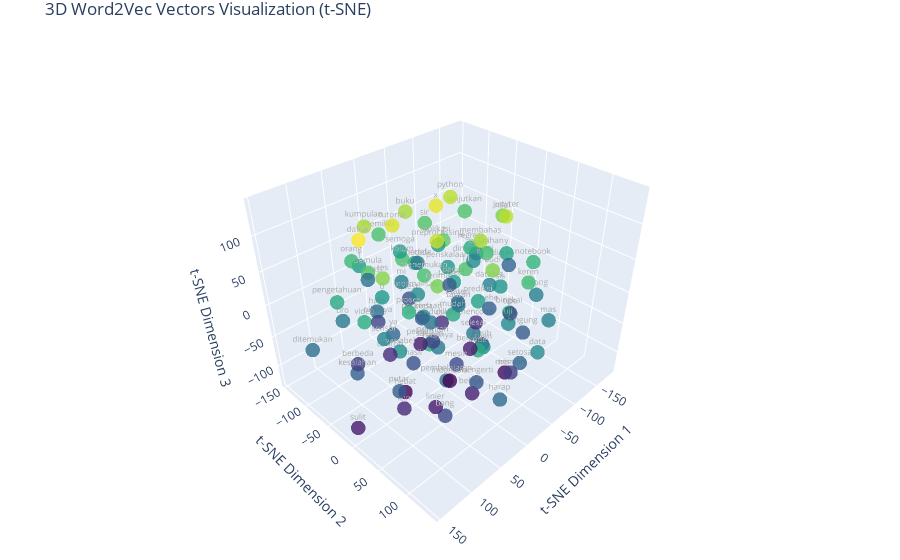

Source (notebook cell):
### Markdown cell above
##### 3D

### Code cell
from plotly import graph_objects as go

def display_3d_plot(model, num_words=100, perplexity=30, random_state=0):
    # Get the most common words and their vectors
    words = model.index_to_key[:num_words]
    word_vectors = model.vectors[:num_words]
    
    # Perform t-SNE dimensionality reduction with 3 components
    tsne = TSNE(n_components=3, perplexity=perplexity, random_state=random_state)
    vectors_3d = tsne.fit_transform(word_vectors)
    
    # Create the 3D visualization using plotly
    fig = go.Figure(data=[
        go.Scatter3d(
            x=vectors_3d[:, 0],
            y=vectors_3d[:, 1],
            z=vectors_3d[:, 2],
            mode='markers+text',
            text=words,
            textposition='top center',
            hoverinfo='text',
            marker=dict(
                size=5,
                color=vectors_3d[:, 2],
                colorscale='Viridis',
                opacity=0.8
            ),
            textfont=dict(
                size=8,
                color='darkgrey'
            )
        )
    ])
    
    # Update layout for better visualization
    fig.update_layout(
        title='3D Word2Vec Vectors Visualization (t-SNE)',
        scene=dict(
            xaxis_title='t-SNE Dimension 1',
            yaxis_title='t-SNE Dimension 2',
            zaxis_title='t-SNE Dimension 3',
            camera=dict(
                up=dict(x=0, y=0, z=1),
                center=dict(x=0, y=0, z=0),
                eye=dict(x=1.5, y=1.5, z=1.5)
            )
        ),
        showlegend=False,
        margin=dict(l=0, r=0, b=0, t=30)
    )
    
    return fig

fig = display_3d_plot(model_vector, num_words=100)
fig.show()

### Figure 1 — Plotly figure (JSON) as saved in the notebook; plotly's stock layout.template omitted (floating-point values rounded to 4 significant figures)
{"data": [{"hoverinfo": "text", "marker": {"color": [0.118, -66.22, 84.02, -19.81, -68.77, -98.93, -10.97, -13.87, 12.88, 33.76, -18.33, 37.24, -43.24, -105.1, -0.3513, 130.1, 19.23, 85.99, 73.1, 25.37, 34.15, 5.786, -47.1, -50.15, -35.7, 41.91, 65.22, 28.93, -127.7, -58.41, -23.01, -125.4, -22.03, 25.33, -40.2, -56.36, 0.9068, -44.7, 37.91, -27.39, 38.7, -53.08, 15.71, -9.991, 47.55, -21.53, 61.84, 56.68, 64.47, 8.448, 36.84, -60.03, -0.7133, 0.9069, 63.03, 16.48, -9.225, -91.19, 60.53, 63.9, -119.1, -19.27, -93.35, -38.44, 90.32, -8.149, 51.02, 112.6, 103.9, 55.13, -93.88, -68.03, -30.91, -108.5, -12.49, -77.67, -73.42, 89.43, -49.88, 104.4, -52.58, -70.76, 112.7, 34.43, 124.9, -105.6, 21.31, 67.85, 140.0, -68.11, 52.22, -109.5, 14.19, -24.8, -108.6, -40.3, -81.04, 118.5, -29.27, 104.9], "colorscale": [[0, "#440154"], [0.1111, "#482878"], [0.2222, "#3e4989"], [0.3333, "#31688e"], [0.4444, "#26828e"], [0.5556, "#1f9e89"], [0.6667, "#35b779"], [0.7778, "#6ece58"], [0.8889, "#b5de2b"], [1, "#fde725"]], "opacity": 0.8, "size": 5}, "mode": "markers+text", "text": ["data", "kasih", "terima", "pembelajaran", "mesin", "izin", "dataset", "maaf", "sis", "model", "bro", "video", "materi", "belajar", "tuan", "x", "1", "nilai", "2", "bagus", "mudah", "variabel", "kesalahan", "bingung", "harap", "proses", "sir", "y", "indonesia", "ytest", "selesai", "hebat", "tautan", "prediksi", "setosa", "mengerti", "uji", "hehe", "saluran", "halo", "regresi", "target", "0", "ml", "notebook", "metode", "kolom", "pelatihan", "11", "xtest", "kode", "hasil", "dimengerti", "normalisasi", "memiliki", "preprocessing", "mas", "csv", "menemukan", "lanjutkan", "iris", "hasilnya", "mencoba", "ya", "tes", "sensor", "bingkai", "python", "kumpulan", "keren", "contoh", "bang", "ditemukan", "linier", "tolong", "berbeda", "perintah", "budi", "putar", "buku", "perbedaan", "nilainya", "jupyter", "pengetahuan", "tutorial", "bentuk", "semoga", "pemula", "daftar", "tipe", "orang", "pelajari", "penskalaan", "alhamdulillah", "sulit", "diajarkan", "memilih", "aplikasi", "korelasi", "membahas"], "textfont": {"color": "darkgrey", "size": 8}, "textposition": "top center", "type": "scatter3d", "x": [-14.95, -41.31, 57.38, 75.63, 8.664, 88.38, -89.37, -139.7, -70.24, -9.25, 92.33, 116.9, -63.27, 4.782, 21.14, -9.308, 32.34, -109.3, -28.13, -22.55, 34.09, 98.51, 121.7, -81.89, 43.44, 73.63, -51.74, -116.2, -8.559, -35.29, -9.985, 50.36, -37.94, -13.86, -23.81, 24.9, -30.94, -84.63, 92.76, 41.76, -80.89, -94.9, 53.66, -9.753, -100.2, -69.57, 25.1, -63.57, -10.26, 38.21, 62.45, 52.31, -106.1, 4.607, 8.409, -81.75, -81.72, -58.59, 29.43, -114.1, -66.88, 42.72, -95.98, 49.6, 95.1, 86.34, 3.968, -61.75, 52.31, -51.74, 37.84, 82.11, 144.5, 52.74, -117.5, 91.19, -5.389, -1.482, 104.6, -6.311, -11.87, 21.09, -71.99, 113.5, 51.13, -58.03, -27.54, 78.73, 113.0, -120.9, 62.53, -19.09, -53.59, 10.52, 143.7, -181.3, -38.89, 32.46, 1.756, -19.4], "y": [140.3, 33.13, 53.31, 84.97, 35.21, 23.3, 0.175, -70.87, 35.12, -58.15, -83.34, -2.832, -33.12, 59.75, 90.02, -17.59, -121.8, 0.07878, -24.81, -0.8017, 53.95, 33.97, -20.31, 67.43, 137.1, 23.18, -83.87, 4.482, 5.624, -102.9, 45.73, -18.81, -7.705, 48.4, 109.9, 84.53, 82.63, 5.57, 76.73, -78.19, -27.83, -81.19, -49.65, -87.32, 60.88, -121.3, -41.61, 15.21, 30.41, 7.831, 119.0, 2.427, -45.6, -38.88, -106.3, -90.31, 105.3, -60.86, 1.452, -71.19, 53.73, 37.41, -28.18, -37.99, 7.54, -9.039, 110.7, -46.42, -76.08, 92.14, -62.02, 89.14, -76.74, 42.03, 57.45, -62.15, -23.01, 79.62, 36.11, -68.83, -50.71, -105.2, 36.29, -58.07, -24.95, -3.379, -108.5, -40.14, -4.843, 13.51, -94.19, -63.71, -43.22, -9.292, 0.5963, -42.92, 85.39, 26.87, -146.8, 44.53], "z": [0.118, -66.22, 84.02, -19.81, -68.77, -98.93, -10.97, -13.87, 12.88, 33.76, -18.33, 37.24, -43.24, -105.1, -0.3513, 130.1, 19.23, 85.99, 73.1, 25.37, 34.15, 5.786, -47.1, -50.15, -35.7, 41.91, 65.22, 28.93, -127.7, -58.41, -23.01, -125.4, -22.03, 25.33, -40.2, -56.36, 0.9068, -44.7, 37.91, -27.39, 38.7, -53.08, 15.71, -9.991, 47.55, -21.53, 61.84, 56.68, 64.47, 8.448, 36.84, -60.03, -0.7133, 0.9069, 63.03, 16.48, -9.225, -91.19, 60.53, 63.9, -119.1, -19.27, -93.35, -38.44, 90.32, -8.149, 51.02, 112.6, 103.9, 55.13, -93.88, -68.03, -30.91, -108.5, -12.49, -77.67, -73.42, 89.43, -49.88, 104.4, -52.58, -70.76, 112.7, 34.43, 124.9, -105.6, 21.31, 67.85, 140.0, -68.11, 52.22, -109.5, 14.19, -24.8, -108.6, -40.3, -81.04, 118.5, -29.27, 104.9]}], "layout": {"margin": {"b": 0, "l": 0, "r": 0, "t": 30}, "scene": {"camera": {"center": {"x": 0, "y": 0, "z": 0}, "eye": {"x": 1.5, "y": 1.5, "z": 1.5}, "up": {"x": 0, "y": 0, "z": 1}}, "xaxis": {"title": {"text": "t-SNE Dimension 1"}}, "yaxis": {"title": {"text": "t-SNE Dimension 2"}}, "zaxis": {"title": {"text": "t-SNE Dimension 3"}}}, "showlegend": false, "title": {"text": "3D Word2Vec Vectors Visualization (t-SNE)"}}}
